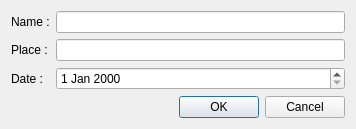
<?xml version="1.0" encoding="UTF-8"?>
<ui version="4.0">
 <class>NewRaceDialog</class>
 <widget class="QDialog" name="NewRaceDialog">
  <property name="geometry">
   <rect>
    <x>0</x>
    <y>0</y>
    <width>356</width>
    <height>123</height>
   </rect>
  </property>
  <property name="windowTitle">
   <string>Create a new race</string>
  </property>
  <layout class="QVBoxLayout" name="verticalLayout">
   <item>
    <layout class="QFormLayout" name="formLayout">
     <item row="0" column="0">
      <widget class="QLabel" name="label">
       <property name="text">
        <string>Name :</string>
       </property>
      </widget>
     </item>
     <item row="0" column="1">
      <widget class="QLineEdit" name="m_le_name"/>
     </item>
     <item row="1" column="0">
      <widget class="QLabel" name="label_2">
       <property name="text">
        <string>Place :</string>
       </property>
      </widget>
     </item>
     <item row="1" column="1">
      <widget class="QLineEdit" name="m_le_place"/>
     </item>
     <item row="2" column="0">
      <widget class="QLabel" name="label_3">
       <property name="text">
        <string>Date :</string>
       </property>
      </widget>
     </item>
     <item row="2" column="1">
      <widget class="QDateEdit" name="m_de_date"/>
     </item>
    </layout>
   </item>
   <item>
    <widget class="QDialogButtonBox" name="buttonBox">
     <property name="orientation">
      <enum>Qt::Horizontal</enum>
     </property>
     <property name="standardButtons">
      <set>QDialogButtonBox::Cancel|QDialogButtonBox::Ok</set>
     </property>
    </widget>
   </item>
  </layout>
 </widget>
 <resources/>
 <connections>
  <connection>
   <sender>buttonBox</sender>
   <signal>rejected()</signal>
   <receiver>NewRaceDialog</receiver>
   <slot>reject()</slot>
   <hints>
    <hint type="sourcelabel">
     <x>316</x>
     <y>260</y>
    </hint>
    <hint type="destinationlabel">
     <x>286</x>
     <y>274</y>
    </hint>
   </hints>
  </connection>
 </connections>
</ui>
